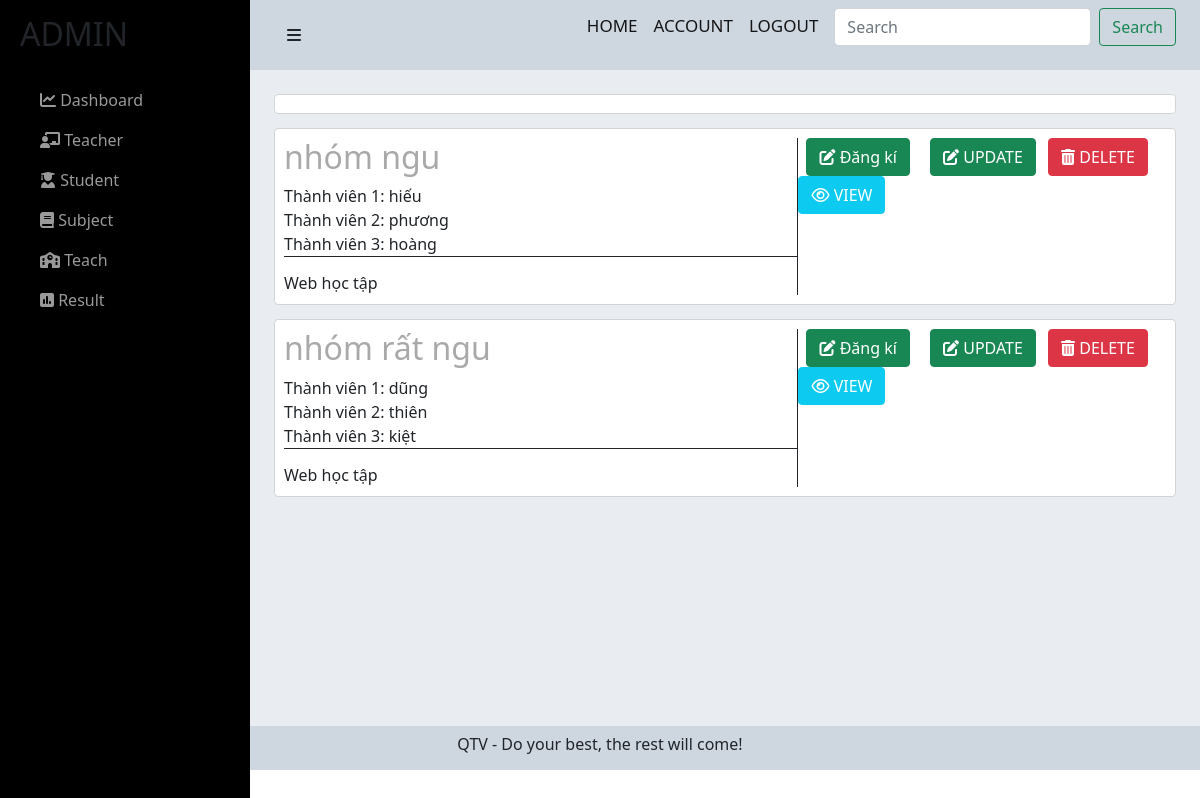
The page /admin/dsnhom-btl-admin.php?idBTL=1 (signed in) on the database as committed earlier.
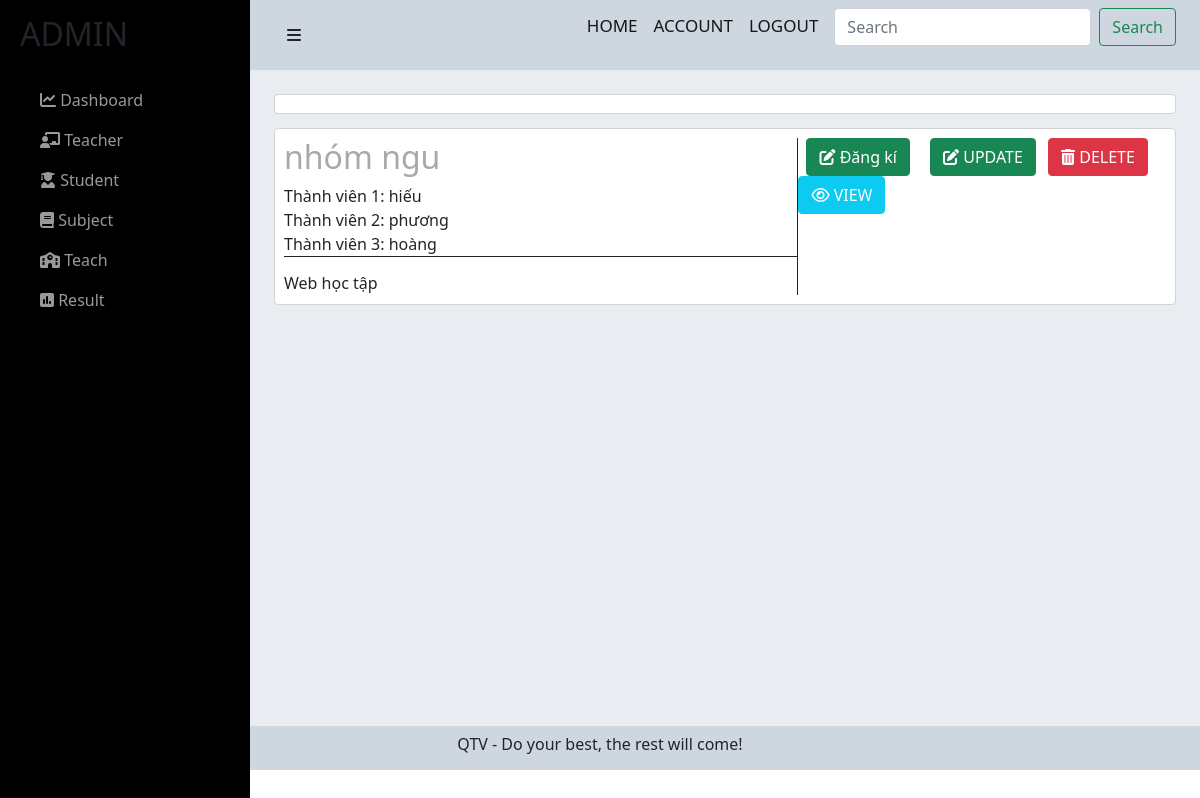
The same page on the database as committed later.
### tables this page shows
CREATE TABLE `btlsv` (
  `idTeam` int(11) NOT NULL,
  `nameTeam` varchar(200) NOT NULL,
  `nameST1` varchar(200) NOT NULL,
  `nameST2` varchar(200) NOT NULL,
  `nameST3` varchar(200) NOT NULL,
  `idBTL` int(11) NOT NULL
);

CREATE TABLE `btl` (
  `idBTL` int(11) NOT NULL,
  `nameBTL` varchar(255) NOT NULL,
  `formatBTL` varchar(255) NOT NULL,
  `openedBTL` datetime NOT NULL DEFAULT current_timestamp(),
  `deadlineBTL` datetime NOT NULL,
  `idMH` int(11) NOT NULL,
  `notebtl` varchar(255) NOT NULL
);

### admin/dsnhom-btl-admin.php (the view, shortened to what this page needs)
<?php include('../config/config.php');
?>
<link href="https://cdn.jsdelivr.net/npm/bootstrap@5.0.2/dist/css/bootstrap.min.css" rel="stylesheet">
<link rel="stylesheet" href="https://cdnjs.cloudflare.com/ajax/libs/font-awesome/6.0.0-beta2/css/all.min.css" />
<link rel="stylesheet" href="../css/exercise-subject-admin.css">
<?php
if (isset($_GET['idBTL'])) {
    $idBTL = $_GET['idBTL'];
    $sql1 = "SELECT * FROM btl WHERE idBTL = $idBTL ";
    $res1 = mysqli_query($conn, $sql1);
    $row1 = mysqli_fetch_assoc($res1);
}
?>
<div id="wrapper">
    <div id="sidebar-wrapper">
        <ul class="sidebar-nav">
            <li class="sidebar-brand">
                <h2>ADMIN</h2>
            </li>
            <li>
                <a href="index.php"><i class="fas fa-chart-line"></i> Dashboard</a>
            </li>
            <li>
                <a href="teacher.php"><i class="fas fa-chalkboard-teacher"></i> Teacher</a>
            </li>
            <li>
                <a href="student.php"><i class="fas fa-user-graduate"></i> Student</a>
            </li>
            <li>
                <a href="subject.php"><i class="fas fa-book"></i> Subject</a>
            </li>
            <li>
                <a href=".teach.php"><i class="fas fa-school"></i> Teach</a>
            </li>
            <li>
                <a href="result.php"><i class="fas fa-poll"></i> Result</a>
            </li>
        </ul>
    </div>
    <div id="page-content-wrapper">
        <div class="container-fluid">
            <div class="row">
                <div class="col-lg-12">
                    <nav class="navbar navbar-light">
                        <div class="container-fluid">
                            <a href="#menu-toggle" class="btn btn-default" id="menu-toggle"><i class="fas fa-bars"></i></a>
                            <form class="d-flex">
                                <a href="" class="navbar-brand">HOME</a>
                                <a href="" class="navbar-brand">ACCOUNT</a>
                                <a href="../login/logout.php" class="navbar-brand">LOGOUT</a>
                                <input class="form-control me-2" type="search" placeholder="Search" aria-label="Search">
                                <button class="btn btn-outline-success" type="submit">Search</button>
                            </form>
                        </div>
                    </nav>
                    <div class="main-content">
                        <div class="container">
                            <br>
                            <div class="tittle-mh">
                            </div>
                            <?php
                            $sql3 = "SELECT * FROM btlsv WHERE idBTL = $idBTL";
                            $res3 = mysqli_query($conn, $sql3);
                            if ($res3 == true) {
                                while ($row3 = mysqli_fetch_assoc($res3)) {
                            ?>
                                    <div class="title-btvn">
                                            <div class="name-btvn row">
                                                  <div class="content-btvn col-md-7">
                                                    <h2 style="color:darkgrey"><?php echo $row3['nameTeam'] ?></h2>
                                                    <p><span style="font-weight: 500;">Thành viên 1: </span><?php echo $row3['nameST1'] ?></p>
                                                    <p><span style="font-weight: 500;">Thành viên 2: </span><?php echo $row3['nameST2'] ?></p>
                                                    <p><span style="font-weight: 500;">Thành viên 3: </span><?php echo $row3['nameST3'] ?></p>
                                                    <p style="border-bottom: 1px solid;"><span style="font-weight: 500;"></span></p>
                                                    <p class="note"><?php echo $row1['nameBTL'] ?></p>
                                                  </div>
                                                  <div class="service col-md-5">
                                                  <a href="./dk-btl-admin.php?idBTL=<?php echo $row3['idBTL']; ?>"><button type="button" class="btn btn-success text-white me-2"><i class="fas fa-edit"></i> Đăng kí</button></a>
                                                  <a href="./upd-btl-admin.php?idBTL=<?php echo $row3['idBTL']; ?>"><button type="button" class="btn btn-success text-white me-2"><i class="fas fa-edit"></i> UPDATE</button></a>
                                                  <a href="./del-btl-admin.php?idBTL=<?php echo $row3['idBTL']; ?>"><button type="button" class="btn btn-danger text-white me-2"><i class="fas fa-trash-alt"></i> DELETE</button></a>
                                                  <a href="./view-btl-admin.php?idBTL=<?php echo $row3['idBTL']; ?>"><button type="button" class="btn btn-info text-white me-2"><i class="far fa-eye"></i> VIEW</button></a>
                                                  </div>
                                            </div>
                                        </div>
                                <?php
                                }
                            }
                                ?>
                                    </div>
                        </div>
                    </div>
                </div>
            </div>
        </div>
    </div>
    <footer>
        <p class="ftr text-center">
            QTV - Do your best, the rest will come!
        </p>
    </footer>

### css/exercise-subject-admin.css (style rules this page uses)
.row>* { padding : 0; }
#wrapper { padding-left: 0; -webkit-transition: all 0.5s ease; -moz-transition: all 0.5s ease; -o-transition: all 0.5s ease; transition: all 0.5s ease; }
.navbar-brand { font-size:17px; font-weight:500; }
#page-content-wrapper { padding: 50px; position: relative; }
#sidebar-wrapper { z-index: 1000; position: fixed; left: 250px; width: 0; height: 100%; margin-left: -250px; overflow-y: auto; background: #000; -webkit-transition: all 0.5s ease; -moz-transition: all 0.5s ease; -o-transition: all 0.5s ease; transition: all 0.5s ease; }
#page-content-wrapper { width: 100%; position: absolute; padding: 15px; }
.sidebar-nav { position: absolute; top: 0; width: 250px; margin: 0; padding: 0; list-style: none; }
.sidebar-nav li { text-indent: 20px; line-height: 40px; }
.sidebar-nav li a { display: block; text-decoration: none; color: #999999; }
.sidebar-nav > .sidebar-brand { height: 65px; font-size: 18px; line-height: 60px; margin-top: 15px; }
@media (min-width:768px) { #wrapper { padding-left: 250px; } }
@media (min-width:768px) { #sidebar-wrapper { width: 250px; } }
@media (min-width:768px) { #page-content-wrapper { padding: 0; position: relative; } }
.main-content { min-height: 82vh; }
.navbar, .ftr { background-color: #ced6e0; }
.ftr { height:44px; margin-bottom: 0; padding-top:6px; }
.tittle-mh, .name-btvn { background-color:#fff; padding:1%; border-radius: 4px; border: 0.5px solid lightgray; }
.main-content { background-color: #e9edf1; }
.container { min-height: 521px; }
.name-btvn { margin-top:14px; margin-left: 0; margin-right: 0; }
.name-btvn p { margin-bottom: 0; }
.note { margin-top:14px; }
.content-btvn { border-right: 0.5px solid; }
.btn-success { margin-left: 8px; }

Rows that differ between the two databases and show on the page:
removed btlsv: nameTeam "nhóm rất ngu", nameST1 "dũng", nameST2 "thiên", nameST3 "kiệt", idBTL.nameBTL "Web học tập"
